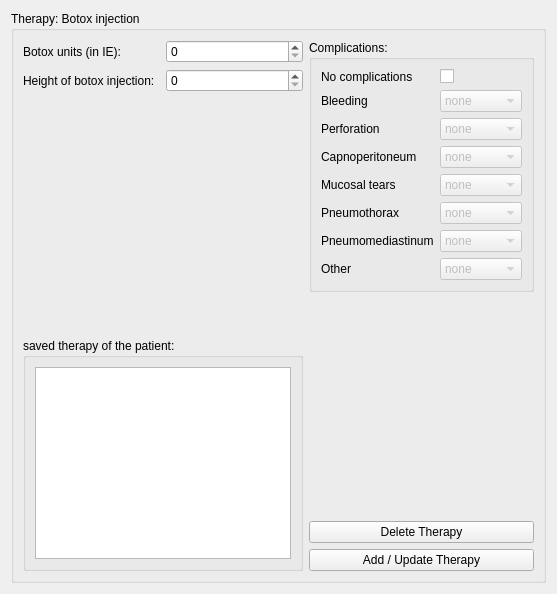
          <widget class="QWidget" name="botox">
           <layout class="QGridLayout" name="gridLayout_9">
            <item row="1" column="0">
             <widget class="QGroupBox" name="groupBox_4">
              <property name="title">
               <string>Therapy: Botox injection</string>
              </property>
              <layout class="QGridLayout" name="gridLayout_62">
               <item row="0" column="2">
                <widget class="QGroupBox" name="groupBox_22">
                 <property name="title">
                  <string>Complications:</string>
                 </property>
                 <layout class="QGridLayout" name="gridLayout_54">
                  <item row="5" column="0">
                   <widget class="QLabel" name="label_97">
                    <property name="text">
                     <string>Pneumothorax</string>
                    </property>
                   </widget>
                  </item>
                  <item row="4" column="1">
                   <widget class="QComboBox" name="comboBox_30">
                    <property name="enabled">
                     <bool>false</bool>
                    </property>
                    <item>
                     <property name="text">
                      <string>none</string>
                     </property>
                    </item>
                    <item>
                     <property name="text">
                      <string>mild</string>
                     </property>
                    </item>
                    <item>
                     <property name="text">
                      <string>moderate</string>
                     </property>
                    </item>
                    <item>
                     <property name="text">
                      <string>severe</string>
                     </property>
                    </item>
                   </widget>
                  </item>
                  <item row="2" column="1">
                   <widget class="QComboBox" name="comboBox_31">
                    <property name="enabled">
                     <bool>false</bool>
                    </property>
                    <item>
                     <property name="text">
                      <string>none</string>
                     </property>
                    </item>
                    <item>
                     <property name="text">
                      <string>mild</string>
                     </property>
                    </item>
                    <item>
                     <property name="text">
                      <string>moderate</string>
                     </property>
                    </item>
                    <item>
                     <property name="text">
                      <string>severe</string>
                     </property>
                    </item>
                   </widget>
                  </item>
                  <item row="3" column="1">
                   <widget class="QComboBox" name="comboBox_32">
                    <property name="enabled">
                     <bool>false</bool>
                    </property>
                    <item>
                     <property name="text">
                      <string>none</string>
                     </property>
                    </item>
                    <item>
                     <property name="text">
                      <string>mild</string>
                     </property>
                    </item>
                    <item>
                     <property name="text">
                      <string>moderate</string>
                     </property>
                    </item>
                    <item>
                     <property name="text">
                      <string>severe</string>
                     </property>
                    </item>
                   </widget>
                  </item>
                  <item row="1" column="1">
                   <widget class="QComboBox" name="comboBox_33">
                    <property name="enabled">
                     <bool>false</bool>
                    </property>
                    <item>
                     <property name="text">
                      <string>none</string>
                     </property>
                    </item>
                    <item>
                     <property name="text">
                      <string>mild</string>
                     </property>
                    </item>
                    <item>
                     <property name="text">
                      <string>moderate</string>
                     </property>
                    </item>
                    <item>
                     <property name="text">
                      <string>servere</string>
                     </property>
                    </item>
                   </widget>
                  </item>
                  <item row="2" column="0">
                   <widget class="QLabel" name="label_98">
                    <property name="text">
                     <string>Perforation</string>
                    </property>
                   </widget>
                  </item>
                  <item row="3" column="0">
                   <widget class="QLabel" name="label_99">
                    <property name="text">
                     <string>Capnoperitoneum</string>
                    </property>
                   </widget>
                  </item>
                  <item row="7" column="0">
                   <widget class="QLabel" name="label_100">
                    <property name="text">
                     <string>Other</string>
                    </property>
                   </widget>
                  </item>
                  <item row="1" column="0">
                   <widget class="QLabel" name="label_101">
                    <property name="text">
                     <string>Bleeding</string>
                    </property>
                   </widget>
                  </item>
                  <item row="0" column="0">
                   <widget class="QLabel" name="label_102">
                    <property name="text">
                     <string>No complications</string>
                    </property>
                   </widget>
                  </item>
                  <item row="4" column="0">
                   <widget class="QLabel" name="label_103">
                    <property name="text">
                     <string>Mucosal tears</string>
                    </property>
                   </widget>
                  </item>
                  <item row="7" column="1">
                   <widget class="QComboBox" name="comboBox_34">
                    <property name="enabled">
                     <bool>false</bool>
                    </property>
                    <item>
                     <property name="text">
                      <string>none</string>
                     </property>
                    </item>
                    <item>
                     <property name="text">
                      <string>mild</string>
                     </property>
                    </item>
                    <item>
                     <property name="text">
                      <string>moderate</string>
                     </property>
                    </item>
                    <item>
                     <property name="text">
                      <string>severe</string>
                     </property>
                    </item>
                   </widget>
                  </item>
                  <item row="6" column="0">
                   <widget class="QLabel" name="label_104">
                    <property name="text">
                     <string>Pneumomediastinum</string>
                    </property>
                   </widget>
                  </item>
                  <item row="5" column="1">
                   <widget class="QComboBox" name="comboBox_35">
                    <property name="enabled">
                     <bool>false</bool>
                    </property>
                    <item>
                     <property name="text">
                      <string>none</string>
                     </property>
                    </item>
                    <item>
                     <property name="text">
                      <string>mild</string>
                     </property>
                    </item>
                    <item>
                     <property name="text">
                      <string>moderate</string>
                     </property>
                    </item>
                    <item>
                     <property name="text">
                      <string>severe</string>
                     </property>
                    </item>
                   </widget>
                  </item>
                  <item row="6" column="1">
                   <widget class="QComboBox" name="comboBox_36">
                    <property name="enabled">
                     <bool>false</bool>
                    </property>
                    <item>
                     <property name="text">
                      <string>none</string>
                     </property>
                    </item>
                    <item>
                     <property name="text">
                      <string>mild</string>
                     </property>
                    </item>
                    <item>
                     <property name="text">
                      <string>moderate</string>
                     </property>
                    </item>
                    <item>
                     <property name="text">
                      <string>severe</string>
                     </property>
                    </item>
                   </widget>
                  </item>
                  <item row="0" column="1">
                   <widget class="QCheckBox" name="checkBox_8">
                    <property name="text">
                     <string/>
                    </property>
                   </widget>
                  </item>
                 </layout>
                </widget>
               </item>
               <item row="2" column="0">
                <widget class="QGroupBox" name="groupBox_25">
                 <property name="title">
                  <string>saved therapy of the patient:</string>
                 </property>
                 <layout class="QGridLayout" name="gridLayout_20">
                  <item row="0" column="0">
                   <widget class="QTextEdit" name="textEdit"/>
                  </item>
                 </layout>
                </widget>
               </item>
               <item row="2" column="2">
                <layout class="QGridLayout" name="gridLayout_32">
                 <item row="1" column="0">
                  <widget class="QPushButton" name="delete_therapy_botox_button">
                   <property name="text">
                    <string>Delete Therapy</string>
                   </property>
                  </widget>
                 </item>
                 <item row="2" column="0">
                  <widget class="QPushButton" name="pushButton">
                   <property name="text">
                    <string>Add / Update Therapy</string>
                   </property>
                  </widget>
                 </item>
                 <item row="0" column="0">
                  <spacer name="verticalSpacer_19">
                   <property name="orientation">
                    <enum>Qt::Vertical</enum>
                   </property>
                   <property name="sizeHint" stdset="0">
                    <size>
                     <width>20</width>
                     <height>40</height>
                    </size>
                   </property>
                  </spacer>
                 </item>
                </layout>
               </item>
               <item row="0" column="0">
                <layout class="QGridLayout" name="gridLayout_53">
                 <item row="1" column="0">
                  <widget class="QLabel" name="label_32">
                   <property name="text">
                    <string>Height of botox injection:</string>
                   </property>
                  </widget>
                 </item>
                 <item row="0" column="0">
                  <widget class="QLabel" name="label_31">
                   <property name="text">
                    <string>Botox units (in IE):</string>
                   </property>
                  </widget>
                 </item>
                 <item row="0" column="1">
                  <widget class="QSpinBox" name="spinBox"/>
                 </item>
                 <item row="2" column="1">
                  <spacer name="verticalSpacer_6">
                   <property name="orientation">
                    <enum>Qt::Vertical</enum>
                   </property>
                   <property name="sizeHint" stdset="0">
                    <size>
                     <width>20</width>
                     <height>40</height>
                    </size>
                   </property>
                  </spacer>
                 </item>
                 <item row="1" column="1">
                  <widget class="QSpinBox" name="spinBox_23"/>
                 </item>
                </layout>
               </item>
               <item row="1" column="0">
                <spacer name="verticalSpacer_15">
                 <property name="orientation">
                  <enum>Qt::Vertical</enum>
                 </property>
                 <property name="sizeHint" stdset="0">
                  <size>
                   <width>20</width>
                   <height>40</height>
                  </size>
                 </property>
                </spacer>
               </item>
              </layout>
             </widget>
            </item>
           </layout>
          </widget>
